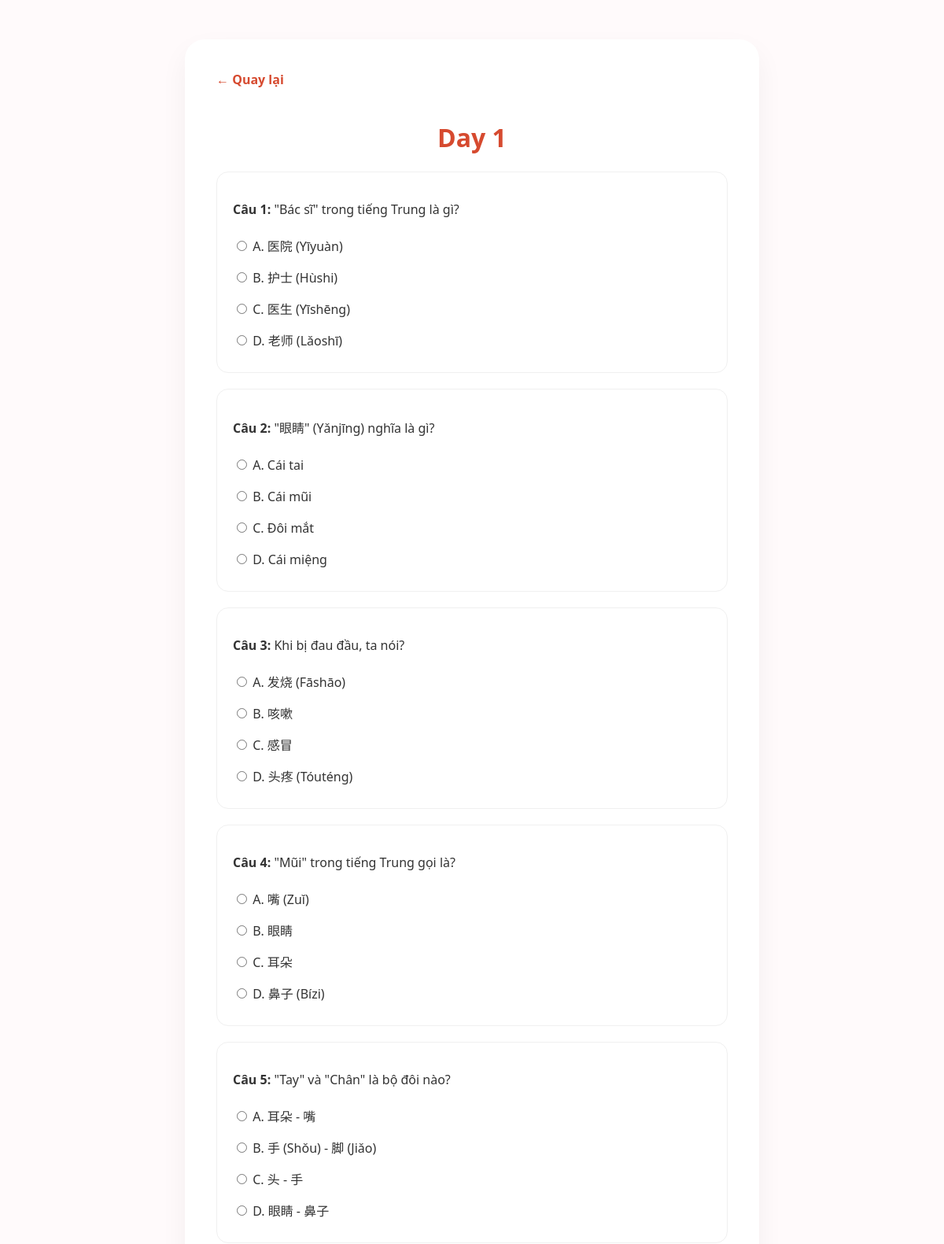
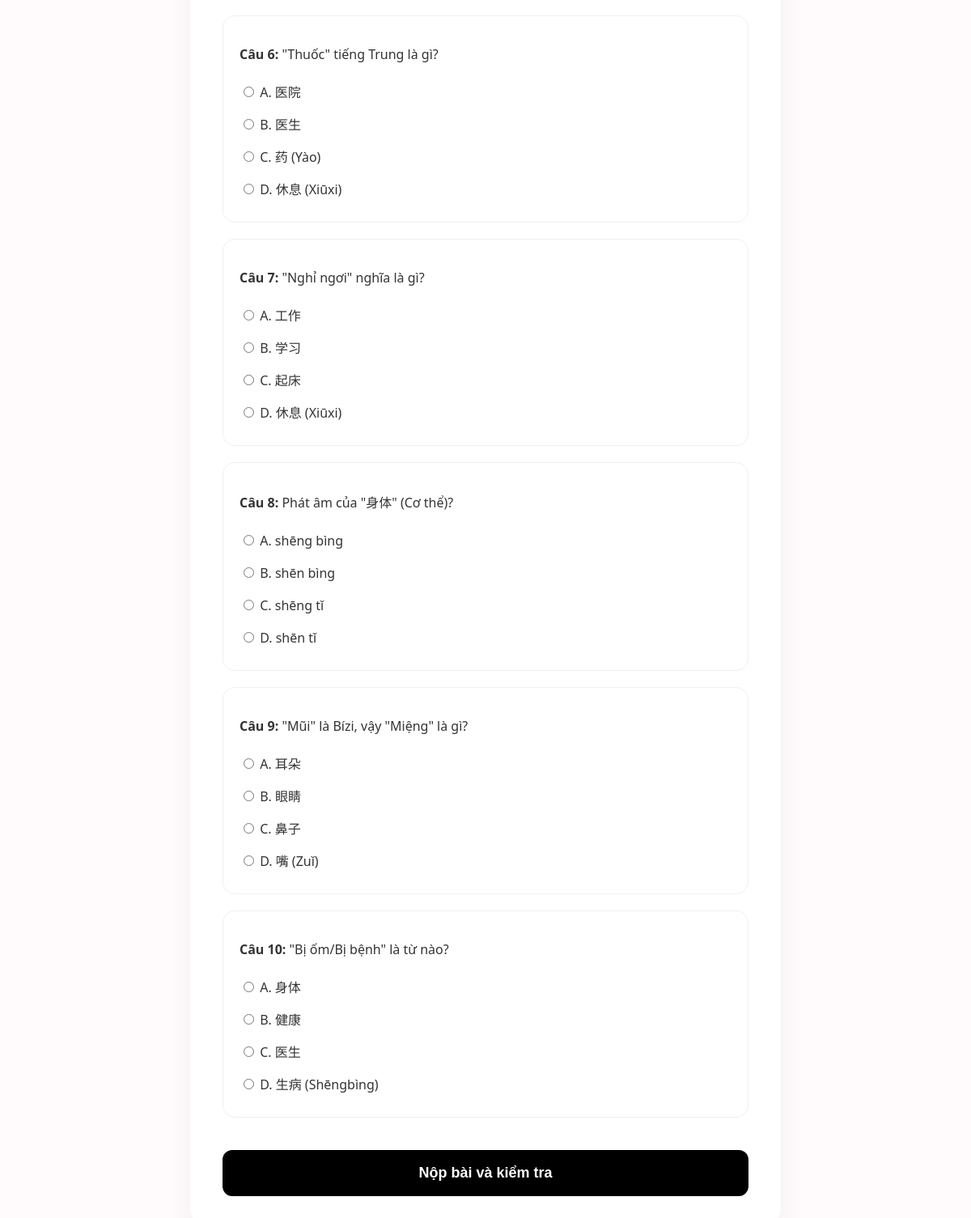
/ontap.php?day=1&lop=1 (signed in), run on the app's committed database (2 pictures, top to bottom).
### tables this page shows
CREATE TABLE `ngayhoc` (
  `id` int(11) NOT NULL,
  `day_number` int(11) NOT NULL,
  `ten_day` varchar(50) DEFAULT NULL,
  `lop_id` int(11) DEFAULT NULL
);

CREATE TABLE `ontap` (
  `id` int(11) NOT NULL,
  `day_id` int(11) NOT NULL,
  `cau_hoi` varchar(500) NOT NULL,
  `dap_an_a` varchar(255) NOT NULL,
  `dap_an_b` varchar(255) NOT NULL,
  `dap_an_dung` char(1) NOT NULL,
  `dap_an_c` varchar(500) NOT NULL DEFAULT '',
  `dap_an_d` varchar(500) NOT NULL DEFAULT ''
);

### ontap.php (the view, shortened to what this page needs)
<?php
$conn = mysqli_connect("localhost","root","","login_db");
mysqli_set_charset($conn,"utf8mb4");
$day_id = isset($_GET['day']) ? (int)$_GET['day'] : null;
$lop_id = isset($_GET['lop']) ? (int)$_GET['lop'] : 0;
$current_quiz = null;
if ($day_id >= 1) {
    $res = mysqli_query($conn, "SELECT * FROM ontap WHERE day_id=$day_id ORDER BY id");
    $questions = [];
    while ($r = mysqli_fetch_assoc($res)) {
        $questions[] = ['q'=>$r['cau_hoi'],'a'=>$r['dap_an_a'],'b'=>$r['dap_an_b'],'c'=>$r['dap_an_c'],'d'=>$r['dap_an_d'],'ans'=>$r['dap_an_dung']];
    }
    $day_info = mysqli_fetch_assoc(mysqli_query($conn, "SELECT ten_day, day_number FROM ngayHoc WHERE id=$day_id"));
    $title = $day_info ? $day_info['ten_day'] : "Day $day_id";
    $current_quiz = ['title' => $title, 'questions' => $questions];
}
?>
<!doctype html>
<html lang="vi">
<head>
</head>
<body>
<div class="container">
        <div class="quiz-container">
            <a href="ngayhoc.php?lop_id=<?php echo $lop_id; ?>&day=<?php echo $day_id; ?>" class="back-link">← Quay lại</a>
            <h1 style="color: #d64a2f; text-align: center;"><?php echo $current_quiz['title']; ?></h1>
            <form id="quiz-form">
                <?php foreach ($current_quiz['questions'] as $index => $item): ?>
                    <div class="question" id="qbox-<?php echo $index; ?>" data-answer="<?php echo $item['ans']; ?>">
                        <p><strong>Câu <?php echo $index + 1; ?>:</strong> <?php echo $item['q']; ?></p>
                        <div class="options">
                            <label><input type="radio" name="q<?php echo $index; ?>" value="a"> A. <?php echo $item['a']; ?></label><br>
                            <label><input type="radio" name="q<?php echo $index; ?>" value="b"> B. <?php echo $item['b']; ?></label><br>
                            <label><input type="radio" name="q<?php echo $index; ?>" value="c"> C. <?php echo $item['c']; ?></label><br>
                            <label><input type="radio" name="q<?php echo $index; ?>" value="d"> D. <?php echo $item['d']; ?></label>
                        </div>
                    </div>
                <?php endforeach; ?>
                <button type="button" onclick="checkQuiz()" class="btn-submit">Nộp bài và kiểm tra</button>
            </form>
        </div>
</div>
</body>
</html>

### ontap.php (style rules this page uses)
body { font-family: 'Segoe UI', sans-serif; margin: 0; padding: 0; background: #fffafb; color: #333; }
a { text-decoration: none; color: inherit; }
.container { width: min(1000px, calc(100% - 48px)); margin: 0 auto; padding: 50px 0; }
.quiz-container { max-width: 650px; margin: 0 auto; background: #fff; padding: 40px; border-radius: 25px; box-shadow: 0 15px 35px rgba(0,0,0,0.05); position: relative; }
.question { margin-bottom: 20px; padding: 20px; border: 1px solid #f0f0f0; border-radius: 15px; text-align: left; }
.options { margin-top: 10px; line-height: 2.5; }
.btn-submit { background: #000; color: #fff; border: none; padding: 18px; border-radius: 12px; width: 100%; cursor: pointer; font-weight: bold; font-size: 18px; margin-top: 20px; }
.back-link { color: #d64a2f; font-weight: bold; display: inline-block; margin-bottom: 20px; }

### data on the page
ngayhoc: ten_day "Day 1"
ontap: cau_hoi "\"Bác sĩ\" trong tiếng Trung là gì?", dap_an_a "医院 (Yīyuàn)", dap_an_b "护士 (Hùshi)", dap_an_c "医生 (Yīshēng)", dap_an_d "老师 (Lǎoshī)"
ontap: cau_hoi "\"眼睛\" (Yǎnjīng) nghĩa là gì?", dap_an_a "Cái tai", dap_an_b "Cái mũi", dap_an_c "Đôi mắt", dap_an_d "Cái miệng"
ontap: cau_hoi "Khi bị đau đầu, ta nói?", dap_an_a "发烧 (Fāshāo)", dap_an_b "咳嗽", dap_an_c "感冒", dap_an_d "头疼 (Tóuténg)"
ontap: cau_hoi "\"Mũi\" trong tiếng Trung gọi là?", dap_an_a "嘴 (Zuǐ)", dap_an_b "眼睛", dap_an_c "耳朵", dap_an_d "鼻子 (Bízi)"
ontap: cau_hoi "\"Tay\" và \"Chân\" là bộ đôi nào?", dap_an_a "耳朵 - 嘴", dap_an_b "手 (Shǒu) - 脚 (Jiǎo)", dap_an_c "头 - 手", dap_an_d "眼睛 - 鼻子"
ontap: cau_hoi "\"Thuốc\" tiếng Trung là gì?", dap_an_a "医院", dap_an_b "医生", dap_an_c "药 (Yào)", dap_an_d "休息 (Xiūxi)"
ontap: cau_hoi "\"Nghỉ ngơi\" nghĩa là gì?", dap_an_a "工作", dap_an_b "学习", dap_an_c "起床", dap_an_d "休息 (Xiūxi)"
ontap: cau_hoi "Phát âm của \"身体\" (Cơ thể)?", dap_an_a "shēng bìng", dap_an_b "shēn bìng", dap_an_c "shēng tǐ", dap_an_d "shēn tǐ"
ontap: cau_hoi "\"Mũi\" là Bízi, vậy \"Miệng\" là gì?", dap_an_a "耳朵", dap_an_b "眼睛", dap_an_c "鼻子", dap_an_d "嘴 (Zuǐ)"
ontap: cau_hoi "\"Bị ốm/Bị bệnh\" là từ nào?", dap_an_a "身体", dap_an_b "健康", dap_an_c "医生", dap_an_d "生病 (Shēngbìng)"
